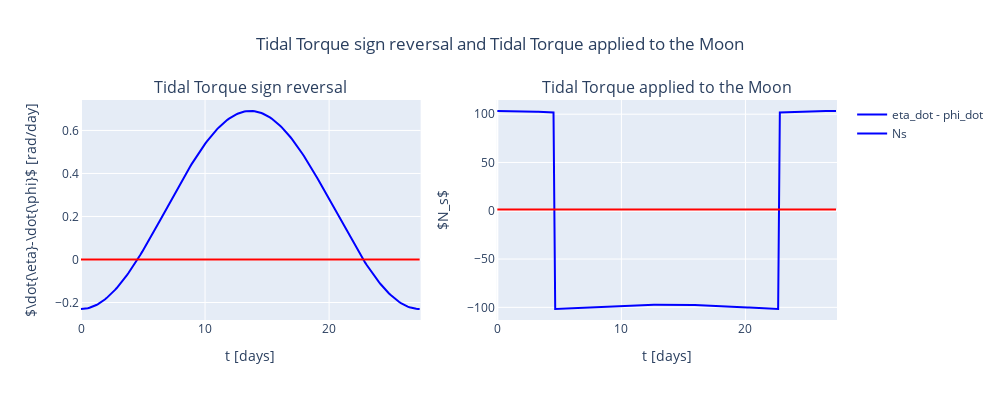

Notebook code cell kept with this figure:
### Markdown cell above
**To improve:** Instead of defining values, create a table with the parameters above including radius (maybe recall SPICE kernels or using API?) and load it in the code.

### Code cell
# Time and true anomaly arrays
t = np.linspace(0, 27.3, 200)
f = np.linspace(0, 2*np.pi, 200)

# Values (approximated)
k2 = 0.030
Qs = 27
Rs = 1.7e6/6.3e6
a = 380e6
ecc = 0.005
r = a*(1 - ecc**2)/(1 + ecc*np.cos(f))
n = 2*np.pi/27.3 
eta_dot = n
e = 1
phi_dot = 2*e*n*np.cos(n*t)
sign_reversal = eta_dot - phi_dot

# Computing the Tidal Torque
D = 3/2*k2/Qs*n**4/G*Rs**5
Ns = -D*(a/r)**6*np.sign(sign_reversal)
delta = 0
Mean_Ns = 2*D/np.pi*(4*ecc*np.cos(delta) - delta)

# Create a figure with two subplots
fig = make_subplots(rows=1, cols=2, 
                    subplot_titles=('Tidal Torque sign reversal', 
                                    'Tidal Torque applied to the Moon'))

# Tidal Torque sign reversal Plot
fig.add_trace(go.Scatter(x=t, y=sign_reversal, name='eta_dot - phi_dot', line=dict(color='blue')), row=1, col=1)
fig.add_shape(type='line', x0=t[0], y0=0, x1=t[-1], 
              y1=0, line=dict(color='red', width=2), row=1, col=1)

# Tidal Torque applied to the Moon Plot
fig.add_trace(go.Scatter(x=t, y=Ns, name='Ns', line=dict(color='blue')), row=1, col=2)
fig.add_shape(type='line', x0=t[0], y0=Mean_Ns, x1=t[-1], 
              y1=Mean_Ns, line=dict(color='red', width=2), row=1, col=2)

# Update subplot layout
fig.update_xaxes(title_text='t [days]', row=1, col=1)
fig.update_yaxes(title_text='$\dot{\eta}-\dot{\phi}$ [rad/day]', row=1, col=1)
fig.update_xaxes(title_text='t [days]', row=1, col=2)
fig.update_yaxes(title_text='$N_s$', row=1, col=2)

fig.update_layout(title='Tidal Torque sign reversal and Tidal Torque applied to the Moon', 
                  title_x=0.5, height=400, width=1000)
fig.show()

### Figure 1 — Plotly figure (JSON) as saved in the notebook; plotly's stock layout.template omitted (floating-point values rounded to 4 significant figures; data arrays with more than 128 entries replaced by an {"elided": "..."} marker saying what was removed)
{"data": [{"line": {"color": "blue"}, "name": "eta_dot - phi_dot", "type": "scatter", "x": {"elided": "200 float values"}, "xaxis": "x", "y": {"elided": "200 float values"}, "yaxis": "y"}, {"line": {"color": "blue"}, "name": "Ns", "type": "scatter", "x": {"elided": "200 float values"}, "xaxis": "x2", "y": {"elided": "200 float values"}, "yaxis": "y2"}], "layout": {"annotations": [{"font": {"size": 16}, "showarrow": false, "text": "Tidal Torque sign reversal", "x": 0.225, "xanchor": "center", "xref": "paper", "y": 1, "yanchor": "bottom", "yref": "paper"}, {"font": {"size": 16}, "showarrow": false, "text": "Tidal Torque applied to the Moon", "x": 0.775, "xanchor": "center", "xref": "paper", "y": 1, "yanchor": "bottom", "yref": "paper"}], "height": 400, "shapes": [{"line": {"color": "red", "width": 2}, "type": "line", "x0": 0, "x1": 27.3, "xref": "x", "y0": 0, "y1": 0, "yref": "y"}, {"line": {"color": "red", "width": 2}, "type": "line", "x0": 0, "x1": 27.3, "xref": "x2", "y0": 1.276, "y1": 1.276, "yref": "y2"}], "title": {"text": "Tidal Torque sign reversal and Tidal Torque applied to the Moon", "x": 0.5}, "width": 1000, "xaxis": {"anchor": "y", "domain": [0, 0.45], "title": {"text": "t [days]"}}, "xaxis2": {"anchor": "y2", "domain": [0.55, 1], "title": {"text": "t [days]"}}, "yaxis": {"anchor": "x", "domain": [0, 1], "title": {"text": "$\\dot{\\eta}-\\dot{\\phi}$ [rad/day]"}}, "yaxis2": {"anchor": "x2", "domain": [0, 1], "title": {"text": "$N_s$"}}}}
